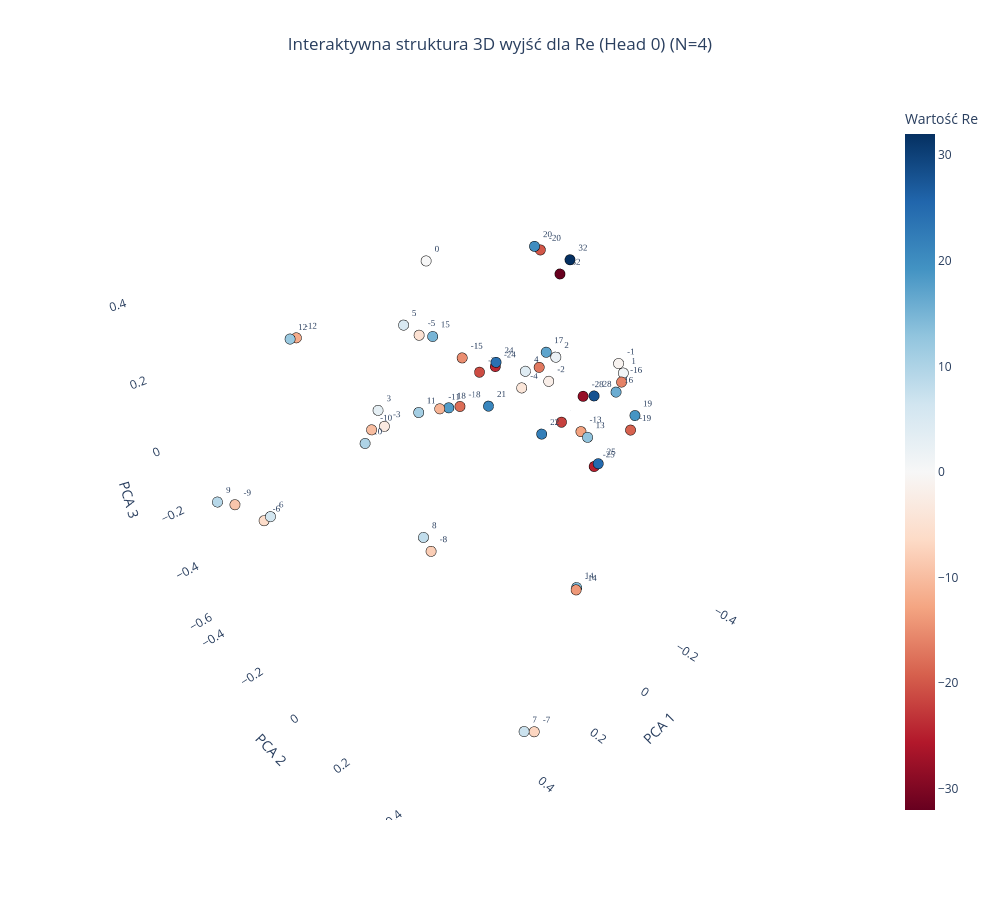
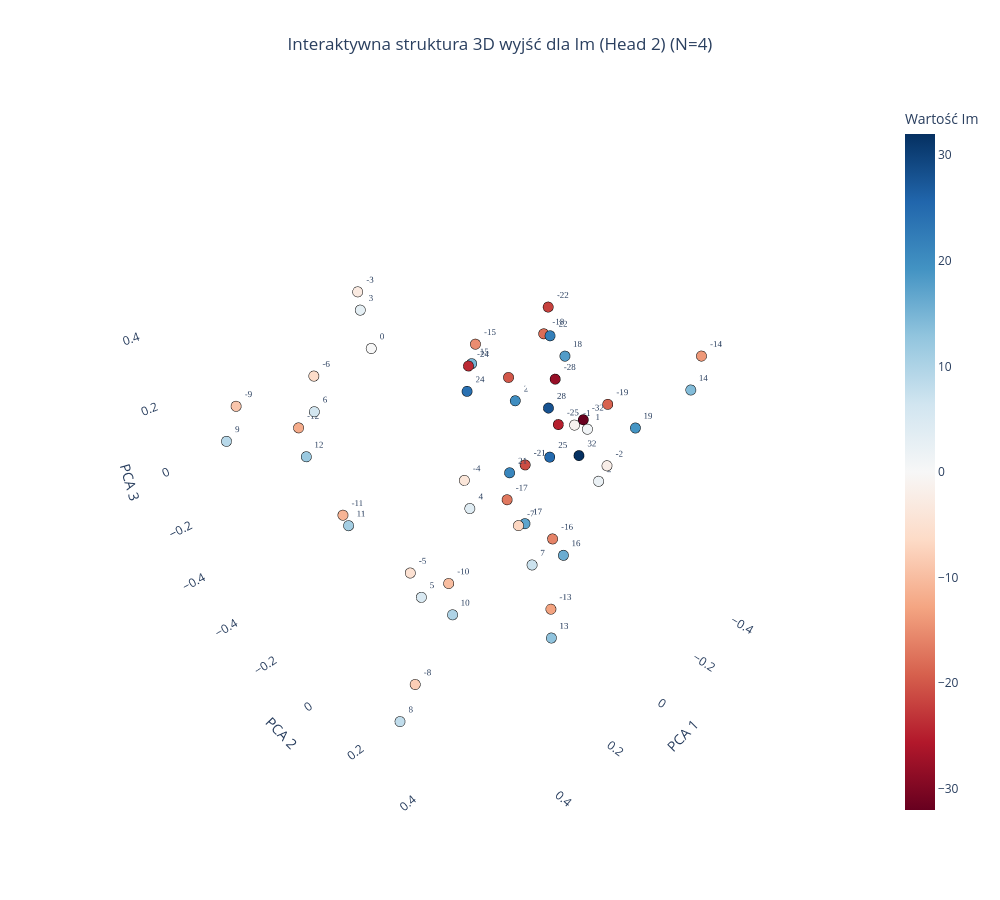

Notebook cell for these charts, in order:
### Code cell
plot_output_head_plotly_3d(model, N=4, head_idx=0)

plot_output_head_plotly_3d(model, N=4, head_idx=2)

### Figure 1 — Plotly figure (JSON) as saved in the notebook; plotly's stock layout.template omitted (floating-point values rounded to 4 significant figures)
{"data": [{"hoverinfo": "text", "hovertext": ["Token ID: 0<br>Wartość algebraiczna: -32", "Token ID: 4<br>Wartość algebraiczna: -28", "Token ID: 7<br>Wartość algebraiczna: -25", "Token ID: 8<br>Wartość algebraiczna: -24", "Token ID: 10<br>Wartość algebraiczna: -22", "Token ID: 11<br>Wartość algebraiczna: -21", "Token ID: 12<br>Wartość algebraiczna: -20", "Token ID: 13<br>Wartość algebraiczna: -19", "Token ID: 14<br>Wartość algebraiczna: -18", "Token ID: 15<br>Wartość algebraiczna: -17", "Token ID: 16<br>Wartość algebraiczna: -16", "Token ID: 17<br>Wartość algebraiczna: -15", "Token ID: 18<br>Wartość algebraiczna: -14", "Token ID: 19<br>Wartość algebraiczna: -13", "Token ID: 20<br>Wartość algebraiczna: -12", "Token ID: 21<br>Wartość algebraiczna: -11", "Token ID: 22<br>Wartość algebraiczna: -10", "Token ID: 23<br>Wartość algebraiczna: -9", "Token ID: 24<br>Wartość algebraiczna: -8", "Token ID: 25<br>Wartość algebraiczna: -7", "Token ID: 26<br>Wartość algebraiczna: -6", "Token ID: 27<br>Wartość algebraiczna: -5", "Token ID: 28<br>Wartość algebraiczna: -4", "Token ID: 29<br>Wartość algebraiczna: -3", "Token ID: 30<br>Wartość algebraiczna: -2", "Token ID: 31<br>Wartość algebraiczna: -1", "Token ID: 32<br>Wartość algebraiczna: 0", "Token ID: 33<br>Wartość algebraiczna: 1", "Token ID: 34<br>Wartość algebraiczna: 2", "Token ID: 35<br>Wartość algebraiczna: 3", "Token ID: 36<br>Wartość algebraiczna: 4", "Token ID: 37<br>Wartość algebraiczna: 5", "Token ID: 38<br>Wartość algebraiczna: 6", "Token ID: 39<br>Wartość algebraiczna: 7", "Token ID: 40<br>Wartość algebraiczna: 8", "Token ID: 41<br>Wartość algebraiczna: 9", "Token ID: 42<br>Wartość algebraiczna: 10", "Token ID: 43<br>Wartość algebraiczna: 11", "Token ID: 44<br>Wartość algebraiczna: 12", "Token ID: 45<br>Wartość algebraiczna: 13", "Token ID: 46<br>Wartość algebraiczna: 14", "Token ID: 47<br>Wartość algebraiczna: 15", "Token ID: 48<br>Wartość algebraiczna: 16", "Token ID: 49<br>Wartość algebraiczna: 17", "Token ID: 50<br>Wartość algebraiczna: 18", "Token ID: 51<br>Wartość algebraiczna: 19", "Token ID: 52<br>Wartość algebraiczna: 20", "Token ID: 53<br>Wartość algebraiczna: 21", "Token ID: 54<br>Wartość algebraiczna: 22", "Token ID: 56<br>Wartość algebraiczna: 24", "Token ID: 57<br>Wartość algebraiczna: 25", "Token ID: 60<br>Wartość algebraiczna: 28", "Token ID: 64<br>Wartość algebraiczna: 32"], "marker": {"color": [-32, -28, -25, -24, -22, -21, -20, -19, -18, -17, -16, -15, -14, -13, -12, -11, -10, -9, -8, -7, -6, -5, -4, -3, -2, -1, 0, 1, 2, 3, 4, 5, 6, 7, 8, 9, 10, 11, 12, 13, 14, 15, 16, 17, 18, 19, 20, 21, 22, 24, 25, 28, 32], "colorbar": {"title": {"text": "Wartość Re"}}, "colorscale": [[0, "rgb(103,0,31)"], [0.1, "rgb(178,24,43)"], [0.2, "rgb(214,96,77)"], [0.3, "rgb(244,165,130)"], [0.4, "rgb(253,219,199)"], [0.5, "rgb(247,247,247)"], [0.6, "rgb(209,229,240)"], [0.7, "rgb(146,197,222)"], [0.8, "rgb(67,147,195)"], [0.9, "rgb(33,102,172)"], [1, "rgb(5,48,97)"]], "line": {"color": "Black", "width": 1}, "showscale": true, "size": 6}, "mode": "markers+text", "text": ["-32", "-28", "-25", "-24", "-22", "-21", "-20", "-19", "-18", "-17", "-16", "-15", "-14", "-13", "-12", "-11", "-10", "-9", "-8", "-7", "-6", "-5", "-4", "-3", "-2", "-1", "0", "1", "2", "3", "4", "5", "6", "7", "8", "9", "10", "11", "12", "13", "14", "15", "16", "17", "18", "19", "20", "21", "22", "24", "25", "28", "32"], "textfont": {"family": "Arial Black", "size": 9}, "textposition": "top right", "type": "scatter3d", "x": [-0.2057, -0.3196, -0.2046, -0.18, -0.48, -0.1173, -0.4307, -0.4469, -0.2173, -0.1664, -0.0702, -0.2229, -0.09171, 0.07439, 0.3113, 0.1352, 0.3818, 0.5664, 0.6123, 0.3525, 0.5426, 0.2575, 0.08765, 0.03415, -0.1056, -0.4151, -0.03479, -0.3923, -0.1211, 0.04192, 0.06721, 0.3, 0.5424, 0.3434, 0.6279, 0.6179, 0.3955, 0.2165, 0.3443, 0.08531, -0.1075, -0.1742, 0.00714, -0.1686, -0.1805, -0.4102, -0.3931, -0.05601, -0.3688, -0.1523, -0.1859, -0.3183, -0.2077], "y": [0.04837, 0.0664, 0.2114, -0.1516, -0.1348, -0.1535, -0.2154, 0.1568, -0.3417, 0.02644, 0.3636, -0.3346, 0.2696, 0.3665, -0.4004, -0.04603, -0.01357, -0.4117, 0.449, 0.5074, -0.3096, 0.02811, 0.1926, -0.4155, 0.1133, 0.1108, -0.2712, 0.146, 0.1197, -0.4309, 0.1841, 0.02667, -0.2711, 0.4669, 0.4475, -0.4017, -0.02522, -0.03436, -0.3777, 0.3945, 0.2593, -0.4128, 0.4045, 0.04692, -0.3547, 0.1898, -0.2055, -0.05685, -0.1233, -0.1224, 0.2373, 0.1061, 0.07641], "z": [0.3477, -0.05631, -0.1733, 0.01044, -0.3095, 0.01607, 0.2744, -0.1897, -0.2243, 0.08347, 0.2153, -0.04833, -0.5284, 0.1453, 0.1912, 0.05195, 0.1165, -0.2264, 0.1679, -0.5459, -0.2372, 0.3343, 0.194, -0.2184, 0.1003, 0.0309, 0.3395, 0.02318, 0.1679, -0.164, 0.2273, 0.374, -0.2014, -0.5913, 0.2102, -0.1831, 0.07881, 0.08199, 0.208, 0.148, -0.5365, 0.01448, 0.2379, 0.1365, -0.2189, -0.1071, 0.2986, -0.02822, -0.2988, 0.04651, -0.1413, -0.03769, 0.3934]}], "layout": {"height": 900, "scene": {"xaxis": {"backgroundcolor": "white", "gridcolor": "rgba(200,200,200,0.2)", "title": {"text": "PCA 1"}}, "yaxis": {"backgroundcolor": "white", "gridcolor": "rgba(200,200,200,0.2)", "title": {"text": "PCA 2"}}, "zaxis": {"backgroundcolor": "white", "gridcolor": "rgba(200,200,200,0.2)", "title": {"text": "PCA 3"}}}, "showlegend": false, "title": {"text": "Interaktywna struktura 3D wyjść dla Re (Head 0) (N=4)", "x": 0.5, "xanchor": "center"}, "width": 1000}}

### Figure 2 — Plotly figure (JSON) as saved in the notebook; plotly's stock layout.template omitted (floating-point values rounded to 4 significant figures)
{"data": [{"hoverinfo": "text", "hovertext": ["Token ID: 0<br>Wartość algebraiczna: -32", "Token ID: 4<br>Wartość algebraiczna: -28", "Token ID: 7<br>Wartość algebraiczna: -25", "Token ID: 8<br>Wartość algebraiczna: -24", "Token ID: 10<br>Wartość algebraiczna: -22", "Token ID: 11<br>Wartość algebraiczna: -21", "Token ID: 12<br>Wartość algebraiczna: -20", "Token ID: 13<br>Wartość algebraiczna: -19", "Token ID: 14<br>Wartość algebraiczna: -18", "Token ID: 15<br>Wartość algebraiczna: -17", "Token ID: 16<br>Wartość algebraiczna: -16", "Token ID: 17<br>Wartość algebraiczna: -15", "Token ID: 18<br>Wartość algebraiczna: -14", "Token ID: 19<br>Wartość algebraiczna: -13", "Token ID: 20<br>Wartość algebraiczna: -12", "Token ID: 21<br>Wartość algebraiczna: -11", "Token ID: 22<br>Wartość algebraiczna: -10", "Token ID: 23<br>Wartość algebraiczna: -9", "Token ID: 24<br>Wartość algebraiczna: -8", "Token ID: 25<br>Wartość algebraiczna: -7", "Token ID: 26<br>Wartość algebraiczna: -6", "Token ID: 27<br>Wartość algebraiczna: -5", "Token ID: 28<br>Wartość algebraiczna: -4", "Token ID: 29<br>Wartość algebraiczna: -3", "Token ID: 30<br>Wartość algebraiczna: -2", "Token ID: 31<br>Wartość algebraiczna: -1", "Token ID: 32<br>Wartość algebraiczna: 0", "Token ID: 33<br>Wartość algebraiczna: 1", "Token ID: 34<br>Wartość algebraiczna: 2", "Token ID: 35<br>Wartość algebraiczna: 3", "Token ID: 36<br>Wartość algebraiczna: 4", "Token ID: 37<br>Wartość algebraiczna: 5", "Token ID: 38<br>Wartość algebraiczna: 6", "Token ID: 39<br>Wartość algebraiczna: 7", "Token ID: 40<br>Wartość algebraiczna: 8", "Token ID: 41<br>Wartość algebraiczna: 9", "Token ID: 42<br>Wartość algebraiczna: 10", "Token ID: 43<br>Wartość algebraiczna: 11", "Token ID: 44<br>Wartość algebraiczna: 12", "Token ID: 45<br>Wartość algebraiczna: 13", "Token ID: 46<br>Wartość algebraiczna: 14", "Token ID: 47<br>Wartość algebraiczna: 15", "Token ID: 48<br>Wartość algebraiczna: 16", "Token ID: 49<br>Wartość algebraiczna: 17", "Token ID: 50<br>Wartość algebraiczna: 18", "Token ID: 51<br>Wartość algebraiczna: 19", "Token ID: 52<br>Wartość algebraiczna: 20", "Token ID: 53<br>Wartość algebraiczna: 21", "Token ID: 54<br>Wartość algebraiczna: 22", "Token ID: 56<br>Wartość algebraiczna: 24", "Token ID: 57<br>Wartość algebraiczna: 25", "Token ID: 60<br>Wartość algebraiczna: 28", "Token ID: 64<br>Wartość algebraiczna: 32"], "marker": {"color": [-32, -28, -25, -24, -22, -21, -20, -19, -18, -17, -16, -15, -14, -13, -12, -11, -10, -9, -8, -7, -6, -5, -4, -3, -2, -1, 0, 1, 2, 3, 4, 5, 6, 7, 8, 9, 10, 11, 12, 13, 14, 15, 16, 17, 18, 19, 20, 21, 22, 24, 25, 28, 32], "colorbar": {"title": {"text": "Wartość Im"}}, "colorscale": [[0, "rgb(103,0,31)"], [0.1, "rgb(178,24,43)"], [0.2, "rgb(214,96,77)"], [0.3, "rgb(244,165,130)"], [0.4, "rgb(253,219,199)"], [0.5, "rgb(247,247,247)"], [0.6, "rgb(209,229,240)"], [0.7, "rgb(146,197,222)"], [0.8, "rgb(67,147,195)"], [0.9, "rgb(33,102,172)"], [1, "rgb(5,48,97)"]], "line": {"color": "Black", "width": 1}, "showscale": true, "size": 6}, "mode": "markers+text", "text": ["-32", "-28", "-25", "-24", "-22", "-21", "-20", "-19", "-18", "-17", "-16", "-15", "-14", "-13", "-12", "-11", "-10", "-9", "-8", "-7", "-6", "-5", "-4", "-3", "-2", "-1", "0", "1", "2", "3", "4", "5", "6", "7", "8", "9", "10", "11", "12", "13", "14", "15", "16", "17", "18", "19", "20", "21", "22", "24", "25", "28", "32"], "textfont": {"family": "Arial Black", "size": 9}, "textposition": "top right", "type": "scatter3d", "x": [-0.256, -0.1909, -0.1609, -0.1103, -0.2038, -0.1379, -0.4765, -0.4031, -0.2855, -0.2678, -0.09453, -0.2904, -0.08688, 0.07326, 0.2665, 0.2826, 0.296, 0.5051, 0.5253, 0.4204, 0.4744, 0.2014, 0.1608, 0.1184, -0.2895, -0.4162, 0.01099, -0.4548, -0.2725, 0.1414, 0.1647, 0.2048, 0.519, 0.3998, 0.5785, 0.5573, 0.3052, 0.2736, 0.2985, 0.1405, -0.04953, -0.2505, -0.1017, -0.2437, -0.3161, -0.4163, -0.4654, -0.04241, -0.1899, -0.01938, -0.07221, -0.1679, -0.1855], "y": [0.127, 0.07007, 0.115, -0.1849, 0.02181, 0.0198, -0.3675, 0.1011, -0.05859, -0.1683, 0.1734, -0.3383, 0.5528, 0.3177, -0.5187, -0.3156, 0.1532, -0.4096, 0.2751, 0.4989, -0.07793, -0.1192, 0.07555, -0.3705, 0.1998, -0.02566, -0.4737, -0.003283, 0.1878, -0.335, 0.09893, -0.06978, -0.0245, 0.521, 0.2731, -0.3944, 0.1751, -0.3061, -0.4458, 0.3791, 0.5616, -0.3149, 0.2115, -0.06447, -0.001412, 0.1973, -0.3235, 0.04691, 0.04498, -0.09762, 0.164, 0.07116, 0.1753], "z": [0.05598, 0.1906, 0.07797, 0.1626, 0.3837, -0.09476, -0.09741, 0.03159, 0.2472, -0.3978, -0.2575, 0.1088, 0.4861, -0.3192, -0.02816, -0.2335, -0.1854, 0.1986, -0.2841, 0.2833, 0.4092, -0.3879, 0.03537, 0.4044, -0.08347, -0.1053, 0.156, -0.1281, -0.1364, 0.371, -0.04202, -0.4511, 0.3589, 0.1806, -0.3776, 0.1221, -0.2768, -0.2732, -0.08032, -0.3346, 0.4216, 0.06457, -0.301, -0.4259, 0.1859, -0.01325, -0.166, -0.05985, 0.313, 0.1538, 0.03712, 0.1088, -0.008218]}], "layout": {"height": 900, "scene": {"xaxis": {"backgroundcolor": "white", "gridcolor": "rgba(200,200,200,0.2)", "title": {"text": "PCA 1"}}, "yaxis": {"backgroundcolor": "white", "gridcolor": "rgba(200,200,200,0.2)", "title": {"text": "PCA 2"}}, "zaxis": {"backgroundcolor": "white", "gridcolor": "rgba(200,200,200,0.2)", "title": {"text": "PCA 3"}}}, "showlegend": false, "title": {"text": "Interaktywna struktura 3D wyjść dla Im (Head 2) (N=4)", "x": 0.5, "xanchor": "center"}, "width": 1000}}
